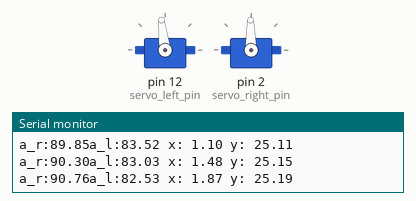
Bench run of a sketch on a simulated Arduino Uno, built with avr-gcc and run on an emulated ATmega328P. On the bench: 2 × servo, the last lines printed to the serial monitor. EEPROM starts erased.

Above: at 0.28 s.
At 9.08 s:
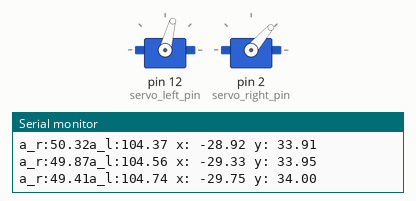
At 21.1 s:
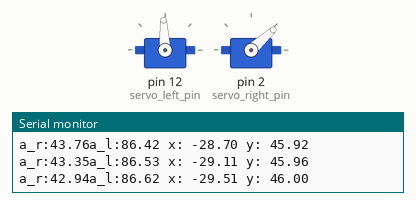
At 39.21 s:
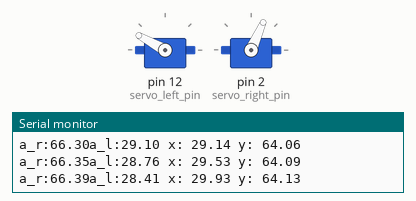
Timing chart, 0 to 40.0 s (numbered marks = the images above):
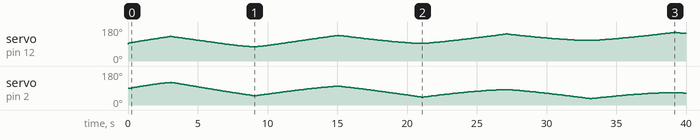

The sketch:

Pong.ino
```cpp
/*
  Pong by Nicco Kunzmann
 */
#include <EEPROM.h>
#include <math.h>
#include <Servo.h>
// https://www.arduino.cc/en/Hacking/BuildProcess
#include "EEPROM_Anything.h"

#define servo_left_pin 12
#define servo_right_pin 2

Servo servo_left;
Servo servo_right;

// all measurements in centimeters and degrees
// configuration of the ball_servos
const float l_l = 57.2;    // distance servo rotation center to hole for thread
const float l_r = 54.7;
const float r_l = 57.8;    // radius of the servo arm until
const float r_r = 54.7;
const float z_l = 9;     // distance from servo arm to hole
const float z_r = 5.5;
const float alpha0_l = -5;  // TODO angle of the servo to reach the minimum z
const float alpha0_r = 0;  // TODO
const float t0_l = 15;     // minimum remaining thread at the ball side
const float t0_r = 16;
// configuration of ball
const float a0 = 85.2;     // distance between the two holes on the ball side
const float b = 1.3;       // distance between the two threads on the ball
const float a = a0 - b;
const float a_half = a / 2;

// some boundaries
const float min_y = 25;    // minimal y to not use too much force
#define squared(X) ((X)*(X))
const float max_y_l = sqrt(squared(r_l + r_l + t0_l) - a * a);
const float max_y_r = sqrt(squared(r_r + r_r + t0_r) - a * a);
const float max_y_computed = min(max_y_l, max_y_r);
const float max_y_manual = 65;
const float max_y = min(max_y_manual, max_y_computed);
const float max_x_computed = a_half;
const float max_x_manual = 30;
const float max_x = min(max_x_manual, max_x_computed);
const float min_x = -max_x;

// the position of the ball
#define position_eeprom_address 0
float x;
float y;


// computation
float servo_angle(const float t, const float l, const float r, const float z,
                  const float alpha0, const float t0) {
  const float r_times_two = r + r;
  const float s = r_times_two - t + t0;
  const float alpha = acos((s * s - r * r - l * l - z * z) / (- r_times_two * l));
  return degrees(alpha) + alpha0;
}

void set_position() {
  // check bounds
  x = constrain(x, min_x, max_x);
  y = constrain(y, min_y, max_y);
    // write x and y
  const int y_eeprom_position = EEPROM_writeAnything(position_eeprom_address, x);
  EEPROM_writeAnything(y_eeprom_position, y);
  const float y_squared = y * y;
  float x_;
  float t;
  float angle;
  // right servo
  x_ = a_half - x;
  t = sqrt(x_ * x_ + y_squared);
  angle = servo_angle(t, l_r, r_r, z_r, alpha0_r, t0_r);
  Serial.print("a_r:"); Serial.print(angle);
  servo_right.write(angle);
  // left servo
  x_ = a_half + x;
  t = sqrt(x_ * x_ + y_squared);
  angle = servo_angle(t, l_l, r_l, z_l, alpha0_l, t0_l);
  Serial.print("a_l:"); Serial.print(angle);
  servo_left.write(180 - angle);

}

void set_position(float x_, float y_) {
  x = x_;
  y = y_;
  set_position();
}

// cm/second
float vx;
float vy;
// milliseconds
int last_step;
float dt;

void step_position(float dx, float dy) {
  x += dx;
  y += dy;
  if (x <= min_x) vx = abs(vx);
  if (x >= max_x) vx = -abs(vx);
  if (y <= min_y) vy = abs(vy);
  if (y >= max_y) vy = -abs(vy);
  set_position();
}

void setup() {
  // setup servos
  servo_left.attach(servo_left_pin);
  servo_right.attach(servo_right_pin);
  // load x and y
  const int y_eeprom_position = EEPROM_readAnything(position_eeprom_address, x);
  EEPROM_readAnything(y_eeprom_position, y);
  if (isnan(x) || isinf(x)) x = 0;
  if (isnan(y) || isinf(y)) y = 0;
  // initialize stepping
  vx = 10;
  vy = 1;
  last_step = millis();
  dt = 0;
  Serial.begin(9600);
}

int path_x[] = { 0, -100, -100, -100,   0, 100, 100, 100 };
int path_y[] = { 0,    0,   60,  100, 100, 100,  60,   0 };
int points_in_path = 8;
int current_point = 0;

void path_loop() {
  delay(8000);
  set_position(path_x[current_point], path_y[current_point]);
  current_point++;
  current_point %= points_in_path;
}

void bounce_loop() {

  step_position(vx * dt, vy * dt);
}

void loop() {
  // compute dt
  int current_step = millis();
  dt = (current_step - last_step) / 1000.;
  last_step = current_step;
  bounce_loop();
//  Serial.print("dt: "); Serial.print(dt);
//  Serial.print(" min_x: "); Serial.print(min_x);
  Serial.print(" x: "); Serial.print(x);
//  Serial.print(" max_x: "); Serial.print(max_x);
//  Serial.print(" vx: "); Serial.print(vx);
//  Serial.print(" min_y: "); Serial.print(min_y);
  Serial.print(" y: "); Serial.print(y);
//  Serial.print(" max_y: "); Serial.print(max_y);
//  Serial.print(" vy: "); Serial.print(vy);
  Serial.println();
}
```

EEPROM_Anything.h
```cpp
#ifndef EEPROM_Anything_h
#define  EEPROM_Anything_h

#include <EEPROM.h>

// read and write EEPROM values
template <class T> int EEPROM_writeAnything(int ee, const T& value)
{
   // from http://forum.arduino.cc/index.php?PHPSESSID=eocvtd0jtq11rkb884a1m8q8t2&topic=41497.msg301766#msg301766
   const int8_t* p = (const int8_t*)(const void*)&value;
   int i;
   for (i = 0; i < sizeof(value); i++)
       EEPROM.write(ee++, *p++);
   return i;
};

template <class T> int EEPROM_readAnything(int ee, T& value)
{
   // from http://forum.arduino.cc/index.php?PHPSESSID=eocvtd0jtq11rkb884a1m8q8t2&topic=41497.msg301766#msg301766
   int8_t* p = (int8_t*)(void*)&value;
   int i;
   for (i = 0; i < sizeof(value); i++)
       *p++ = EEPROM.read(ee++);
   return i;
};

#endif
```
